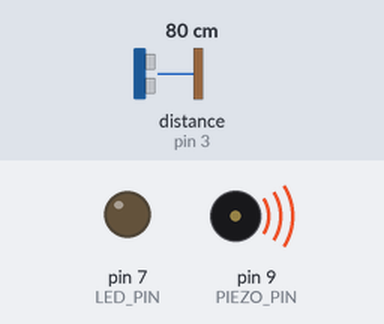
A sketch run on a simulated Arduino Uno, built with avr-gcc and run on an emulated ATmega328P. Parts: output pins drawn as LEDs (lit = HIGH), buzzer (waves = sounding). Wiring (inferred from the names in the program): range finder with pulse-width output: data pin 3. The inputs (shaded band) are chosen by the test bench; at power-on: distance to the obstacle (sensor on pin 3) 80 cm.

Above: at 2.2 s.
Timing chart, 0 to 40.0 s (numbered marks = the images above):
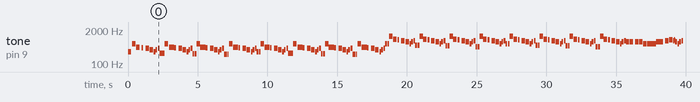

Measured:
- by itself, tone on pin 9 (PIEZO_PIN): plays 294 Hz for 0.25 s, 587 Hz for 0.25 s, 440 Hz for 0.25 s, 415 Hz for 0.13 s, 392 Hz for 0.25 s, 349 Hz for 0.25 s … (177 notes in this stretch)

The sketch:

main.ino
```cpp
#include "include/config.h"
#include "include/melody.h"

static void play();
static void nop();
static void button_interrupt_handler();

typedef void job_fn_t();
static volatile job_fn_t* work = play;

static size_t note_iter = 0;

void setup() {
    pinMode(LED_PIN, OUTPUT);
    attachInterrupt(
        digitalPinToInterrupt(BUTTON_PIN),
        button_interrupt_handler,
        FALLING
    );
}

void loop() {
    work();
}

static void play() {
    struct Note note;
    memcpy_P(&note, MELODY + note_iter, sizeof(note));
    digitalWrite(LED_PIN, HIGH);
    tone(PIEZO_PIN, note.freq, note.dur);
    digitalWrite(LED_PIN, LOW);
    delay(note.pause);
    note_iter = (note_iter + 1) % MELODY_LEN;
}

static void nop() {}

static void button_interrupt_handler() {
    if (work == play) {
        work = nop;
    } else {
        work = play;
    }
}
```

melody.h
```cpp
#ifndef DEMO_MELODY_H
#define DEMO_MELODY_H

#include "note.h"

#include <avr/pgmspace.h>
#include <stddef.h>

extern struct Note const MELODY[] PROGMEM;
extern size_t const MELODY_LEN;

#endif // DEMO_MELODY_H
```

note.h
```cpp
#ifndef DEMO_NOTE_H
#define DEMO_NOTE_H

#include <stdint.h>

struct Note {
    uint16_t freq;
    uint16_t dur;
    uint16_t pause;
};

#endif // DEMO_NOTE_H
```

config.h
```cpp
#ifndef DEMO_CONFIG_H
#define DEMO_CONFIG_H

#define BUTTON_PIN 3
#define LED_PIN 7
#define PIEZO_PIN 9

#endif // DEMO_CONFIG_H
```

Source omitted: melody.c (30425 bytes)
